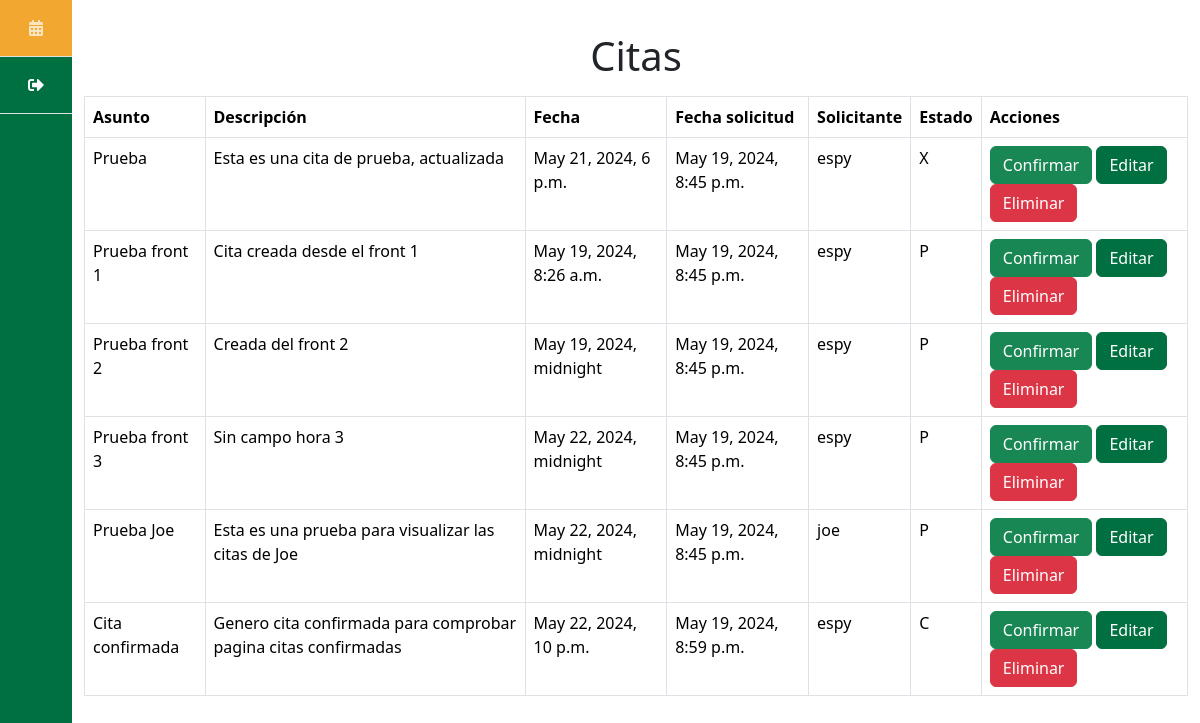
/citas/ (signed in), run on the app's committed database.
### paginas/models.py (models this page shows, shortened)
class Cita(models.Model):
    PENDIENTE = 'P'
    CONFIRMADA = 'C'
    CANCELADA = 'X'
    ESTADOS_CITA = [
        (PENDIENTE, 'Pendiente'),
        (CONFIRMADA, 'Confirmada'),
        (CANCELADA, 'Cancelada'),
    ]
    titulo = models.CharField(max_length=100)
    motivo = models.TextField(max_length=100)
    fecha = models.DateTimeField()
    user = models.ForeignKey(User, on_delete=models.CASCADE)
    estado = models.CharField(
        max_length=1,
        choices=ESTADOS_CITA,
        default=PENDIENTE,
    )
    solicitada = models.DateTimeField(auto_now_add=True)

### paginas/views.py (the view)
# urls.py: path('citas/', views.citas, name = 'citas'),
def citas(request):
    if request.user.username == 'espy':
        citas = Cita.objects.all()  # VISTA DEL ORIENTADOR
    else:
        citas = Cita.objects.filter(user=request.user)  # VISTA DEL USUARIO
    return render(request, 'citas.html', {
        'citas': citas
    })

### paginas/templates/citas.html
{% extends 'base.html' %} {% block content %}
<h1 class="text-center mt-3 mb-3">Citas</h1>
<table class="table table-bordered">
    <thead>
        <tr>
            <th scope="col">Asunto</th>
            <th scope="col">Descripción</th>
            <th scope="col">Fecha</th>
            <th scope="col">Fecha solicitud</th>
            <th scope="col">Solicitante</th>
            <th scope="col">Estado</th>
            <th scope="col">Acciones</th>
        </tr>
    </thead>
    <tbody>
        {% for cita in citas %}
        <tr>
            <td>{{ cita.titulo }}</td>
            <td>{{ cita.motivo }}</td>
            <td>{{ cita.fecha }}</td>
            <td>{{ cita.solicitada }}</td>
            <td>{{ cita.user }}</td>
            <td>{{ cita.estado }}</td>
            <td>
                {% if user.username == 'espy' %}
                    <a href="/citas/{{ cita.id }}/confirmar" class="btn btn-success"
                        >Confirmar
                    </a>
                {% endif %}
                <a href="/citas/{{ cita.id }}/editar" class="btn btn-primary"
                    >Editar</a
                >
                <a href="/citas/{{ cita.id }}/delete" class="btn btn-danger"
                    >Eliminar</a
                >
            </td>
            {% endfor %}
        </tr>
    </tbody>
</table>
{% endblock %}

### paginas/static/css/styles.css (style rules this page uses)
:root { --bs-primary: #017041; --bs-secondary: #f1a730; }
body .btn-primary { background-color: var(--bs-primary) !important; border-color: var(--bs-primary) !important; }

### data on the page
Cita: titulo "Prueba", motivo "Esta es una cita de prueba, actualizada", fecha "May 21, 2024, 6 p.m.", solicitada "May 19, 2024, 8:45 p.m.", user "espy", estado "X"
Cita: titulo "Prueba front 1", motivo "Cita creada desde el front 1", fecha "May 19, 2024, 8:26 a.m.", solicitada "May 19, 2024, 8:45 p.m.", user "espy", estado "P"
Cita: titulo "Prueba front 2", motivo "Creada del front 2", fecha "May 19, 2024, midnight", solicitada "May 19, 2024, 8:45 p.m.", user "espy", estado "P"
Cita: titulo "Prueba front 3", motivo "Sin campo hora 3", fecha "May 22, 2024, midnight", solicitada "May 19, 2024, 8:45 p.m.", user "espy", estado "P"
Cita: titulo "Prueba Joe", motivo "Esta es una prueba para visualizar las citas de Joe", fecha "May 22, 2024, midnight", solicitada "May 19, 2024, 8:45 p.m.", user "joe", estado "P"
Cita: titulo "Cita confirmada", motivo "Genero cita confirmada para comprobar pagina citas confirmadas", fecha "May 22, 2024, 10 p.m.", solicitada "May 19, 2024, 8:59 p.m.", user "espy", estado "C"
